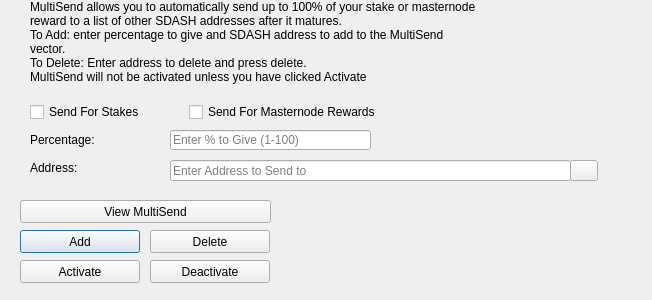
<?xml version="1.0" encoding="UTF-8"?>
<ui version="4.0">
 <class>MultiSendDialog</class>
 <widget class="QDialog" name="MultiSendDialog">
  <property name="windowModality">
   <enum>Qt::NonModal</enum>
  </property>
  <property name="geometry">
   <rect>
    <x>0</x>
    <y>0</y>
    <width>652</width>
    <height>300</height>
   </rect>
  </property>
  <property name="windowTitle">
   <string>MultiSend</string>
  </property>
  <widget class="QLineEdit" name="multiSendPercentEdit">
   <property name="geometry">
    <rect>
     <x>170</x>
     <y>130</y>
     <width>201</width>
     <height>20</height>
    </rect>
   </property>
   <property name="toolTip">
    <string>Enter whole numbers 1 - 100</string>
   </property>
   <property name="placeholderText">
    <string>Enter % to Give (1-100)</string>
   </property>
  </widget>
  <widget class="QLineEdit" name="multiSendAddressEdit">
   <property name="geometry">
    <rect>
     <x>170</x>
     <y>160</y>
     <width>401</width>
     <height>21</height>
    </rect>
   </property>
   <property name="toolTip">
    <string/>
   </property>
   <property name="placeholderText">
    <string>Enter Address to Send to</string>
   </property>
  </widget>
  <widget class="QLabel" name="label_2">
   <property name="geometry">
    <rect>
     <x>30</x>
     <y>0</y>
     <width>451</width>
     <height>121</height>
    </rect>
   </property>
   <property name="lineWidth">
    <number>1</number>
   </property>
   <property name="text">
    <string>MultiSend allows you to automatically send up to 100% of your stake or masternode reward to a list of other SDASH addresses after it matures.
To Add: enter percentage to give and SDASH address to add to the MultiSend vector.
To Delete: Enter address to delete and press delete.
MultiSend will not be activated unless you have clicked Activate</string>
   </property>
   <property name="alignment">
    <set>Qt::AlignLeading|Qt::AlignLeft|Qt::AlignTop</set>
   </property>
   <property name="wordWrap">
    <bool>true</bool>
   </property>
  </widget>
  <widget class="QLabel" name="message">
   <property name="geometry">
    <rect>
     <x>290</x>
     <y>200</y>
     <width>351</width>
     <height>91</height>
    </rect>
   </property>
   <property name="text">
    <string/>
   </property>
  </widget>
  <widget class="QPushButton" name="addButton">
   <property name="geometry">
    <rect>
     <x>20</x>
     <y>230</y>
     <width>120</width>
     <height>23</height>
    </rect>
   </property>
   <property name="toolTip">
    <string/>
   </property>
   <property name="statusTip">
    <string>Add to MultiSend Vector</string>
   </property>
   <property name="text">
    <string>Add</string>
   </property>
  </widget>
  <widget class="QPushButton" name="disableButton">
   <property name="geometry">
    <rect>
     <x>150</x>
     <y>260</y>
     <width>120</width>
     <height>23</height>
    </rect>
   </property>
   <property name="statusTip">
    <string>Deactivate MultiSend</string>
   </property>
   <property name="text">
    <string>Deactivate</string>
   </property>
  </widget>
  <widget class="QPushButton" name="addressBookButton">
   <property name="geometry">
    <rect>
     <x>570</x>
     <y>160</y>
     <width>28</width>
     <height>21</height>
    </rect>
   </property>
   <property name="toolTip">
    <string>Choose an address from the address book</string>
   </property>
   <property name="text">
    <string/>
   </property>
   <property name="icon">
    <iconset resource="../slashdash.qrc">
     <normaloff>:/icons/address-book</normaloff>:/icons/address-book</iconset>
   </property>
   <property name="shortcut">
    <string>Alt+A</string>
   </property>
   <property name="autoDefault">
    <bool>false</bool>
   </property>
  </widget>
  <widget class="QLabel" name="label">
   <property name="geometry">
    <rect>
     <x>30</x>
     <y>130</y>
     <width>121</width>
     <height>20</height>
    </rect>
   </property>
   <property name="toolTip">
    <string>Percentage of stake to send</string>
   </property>
   <property name="text">
    <string>Percentage:</string>
   </property>
  </widget>
  <widget class="QLabel" name="label_5">
   <property name="geometry">
    <rect>
     <x>30</x>
     <y>160</y>
     <width>111</width>
     <height>16</height>
    </rect>
   </property>
   <property name="toolTip">
    <string>Address to send portion of stake to</string>
   </property>
   <property name="text">
    <string>Address:</string>
   </property>
  </widget>
  <widget class="QPushButton" name="deleteButton">
   <property name="geometry">
    <rect>
     <x>150</x>
     <y>230</y>
     <width>120</width>
     <height>23</height>
    </rect>
   </property>
   <property name="toolTip">
    <string/>
   </property>
   <property name="statusTip">
    <string>Delete Address From MultiSend Vector</string>
   </property>
   <property name="text">
    <string>Delete</string>
   </property>
  </widget>
  <widget class="QPushButton" name="activateButton">
   <property name="geometry">
    <rect>
     <x>20</x>
     <y>260</y>
     <width>120</width>
     <height>23</height>
    </rect>
   </property>
   <property name="statusTip">
    <string>Activate MultiSend</string>
   </property>
   <property name="text">
    <string>Activate</string>
   </property>
  </widget>
  <widget class="QPushButton" name="viewButton">
   <property name="geometry">
    <rect>
     <x>20</x>
     <y>200</y>
     <width>251</width>
     <height>23</height>
    </rect>
   </property>
   <property name="toolTip">
    <string/>
   </property>
   <property name="statusTip">
    <string>View MultiSend Vector</string>
   </property>
   <property name="text">
    <string>View MultiSend</string>
   </property>
  </widget>
  <widget class="QWidget" name="horizontalLayoutWidget">
   <property name="geometry">
    <rect>
     <x>30</x>
     <y>100</y>
     <width>351</width>
     <height>24</height>
    </rect>
   </property>
   <layout class="QHBoxLayout" name="horizontalLayout">
    <item>
     <widget class="QCheckBox" name="multiSendStakeCheckBox">
      <property name="text">
       <string>Send For Stakes</string>
      </property>
     </widget>
    </item>
    <item>
     <widget class="QCheckBox" name="multiSendMasternodeCheckBox">
      <property name="text">
       <string>Send For Masternode Rewards</string>
      </property>
     </widget>
    </item>
   </layout>
  </widget>
 </widget>
 <resources>
  <include location="../slashdash.qrc"/>
 </resources>
 <connections/>
</ui>
